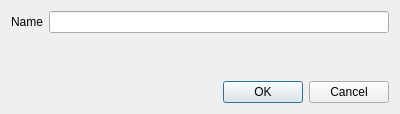
<?xml version="1.0" encoding="UTF-8"?>
<ui version="4.0">
 <class>DialogModuleName</class>
 <widget class="QDialog" name="DialogModuleName">
  <property name="geometry">
   <rect>
    <x>0</x>
    <y>0</y>
    <width>400</width>
    <height>114</height>
   </rect>
  </property>
  <property name="windowTitle">
   <string>Module name</string>
  </property>
  <layout class="QVBoxLayout" name="verticalLayout_2">
   <item>
    <layout class="QVBoxLayout" name="verticalLayout">
     <item>
      <layout class="QHBoxLayout" name="horizontalLayout" stretch="0,1">
       <item>
        <widget class="QLabel" name="label">
         <property name="text">
          <string>Name</string>
         </property>
        </widget>
       </item>
       <item>
        <widget class="QLineEdit" name="lineEdit"/>
       </item>
      </layout>
     </item>
     <item>
      <spacer name="verticalSpacer">
       <property name="orientation">
        <enum>Qt::Vertical</enum>
       </property>
       <property name="sizeHint" stdset="0">
        <size>
         <width>20</width>
         <height>40</height>
        </size>
       </property>
      </spacer>
     </item>
     <item>
      <widget class="QDialogButtonBox" name="buttonBox">
       <property name="orientation">
        <enum>Qt::Horizontal</enum>
       </property>
       <property name="standardButtons">
        <set>QDialogButtonBox::Cancel|QDialogButtonBox::Ok</set>
       </property>
      </widget>
     </item>
    </layout>
   </item>
  </layout>
 </widget>
 <resources/>
 <connections>
  <connection>
   <sender>buttonBox</sender>
   <signal>accepted()</signal>
   <receiver>DialogModuleName</receiver>
   <slot>accept()</slot>
   <hints>
    <hint type="sourcelabel">
     <x>248</x>
     <y>254</y>
    </hint>
    <hint type="destinationlabel">
     <x>157</x>
     <y>274</y>
    </hint>
   </hints>
  </connection>
  <connection>
   <sender>buttonBox</sender>
   <signal>rejected()</signal>
   <receiver>DialogModuleName</receiver>
   <slot>reject()</slot>
   <hints>
    <hint type="sourcelabel">
     <x>316</x>
     <y>260</y>
    </hint>
    <hint type="destinationlabel">
     <x>286</x>
     <y>274</y>
    </hint>
   </hints>
  </connection>
 </connections>
</ui>
